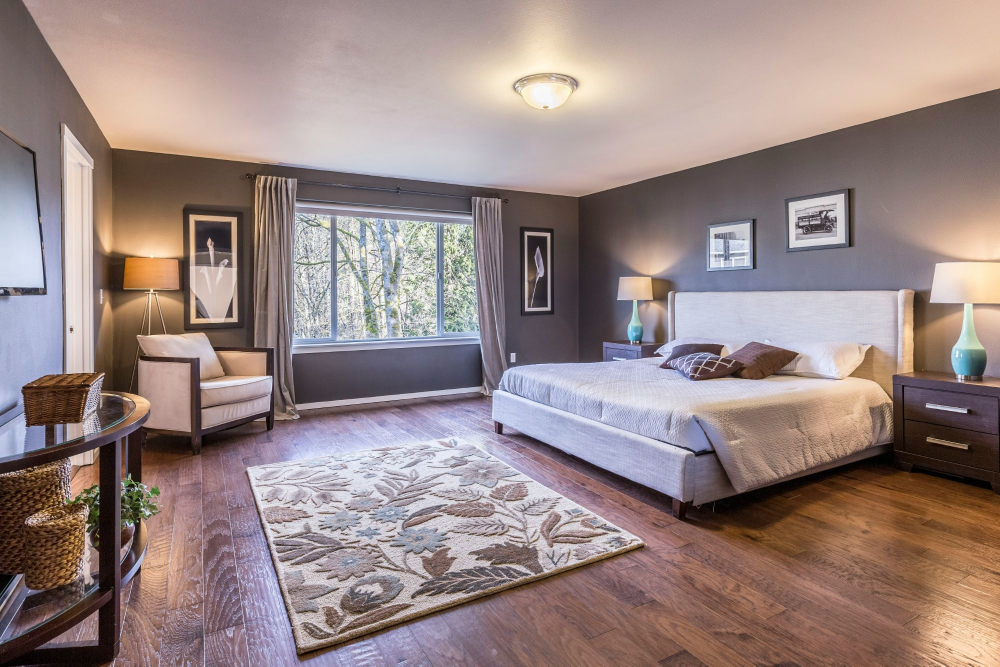
#> input picture bedroom/photos/photo1.jpg, 2000 x 1333 px, found by its file name (shown at 1/2 size)
$ python textures.py
#> lines starting #> are read from the running program, lines starting #| are printed output that depends on the picture
# Rectifies flat regions of photos/photo1.jpg into straight-on textures in textures/.
# Run from the project root: python3 tools/textures.py
import math
import numpy as np
from PIL import Image, ImageFilter

# Calibrated photo camera (see room-analysis.md).
F, CX = 1198, 1000
CAM = np.array([0.61, 1.19, 6.31])
YAW = math.atan((378 - CX) / F)
FWD = np.array([-math.sin(YAW), 0, -math.cos(YAW)])
RIGHT = np.array([-FWD[2], 0, FWD[0]])


def project(p):
    v = np.array(p) - CAM
    z = v @ FWD
    u = CX + F * (v @ RIGHT) / z
    return u, 580 + 0.013 * (u - 378) - F * v[1] / z


def rectify(src, size, quad):
    # Solve the homography taking output corners TL, TR, BR, BL to the photo quad.
    w, h = size
    A, b = [], []
    for (x, y), (u, v) in zip([(0, 0), (w, 0), (w, h), (0, h)], quad):
        A += [[x, y, 1, 0, 0, 0, -u * x, -u * y], [0, 0, 0, x, y, 1, -v * x, -v * y]]
        b += [u, v]
    return src.transform(size, Image.PERSPECTIVE, np.linalg.solve(A, b), Image.BICUBIC)


# name: (output size, photo corners TL, TR, BR, BL in PIL pixel coordinates).
# Rug and frames use corners measured on the photo: the camera model is a few px off there
# (up to ~20 px at the rug's near edge), enough to cut the rug border or show wall around a frame.
JOBS = {
    # Top = far edge (z0), left = x0.
    'rug': ((512, 778), [(493, 936.5), (909, 874), (1283, 1083.5), (598, 1300.5)]),
    # Glass only, inset from the curtains and the white frame: x 1.59-3.49, y 0.77-1.96 on z=0.
    'window': ((768, 480), [project(p) for p in [(1.59, 1.96, 0), (3.49, 1.96, 0), (3.49, 0.77, 0), (1.59, 0.77, 0)]]),
    # Outer edge of each frame's front face.
    'art_left': ((264, 573), [(366.5, 418.5), (485.5, 424.5), (488, 654.8), (368, 659.8)]),
    'art_right': ((243, 552), [(1041, 452.8), (1106.5, 457.9), (1107.5, 628.5), (1042, 631.4)]),
    'art_bed1': ((269, 220), [(1413, 452), (1504.5, 439), (1505, 536.9), (1413, 542)]),
    'art_bed2': ((272, 220), [(1571.5, 398.7), (1696, 378.3), (1696, 492), (1572, 502.6)]),
    'wicker': ((256, 256), [(72, 781), (132, 781), (132, 841), (72, 841)]),
    'seagrass': ((256, 256), [(82, 1062), (152, 1062), (152, 1132), (82, 1132)]),
}

# Mean colour (sRGB) of the weave textures, solved so the render matches the photo under the
# room's lighting: the crops' own means are already shaded, and ACES's toe crushes them to near-black.
WEAVE = {'wicker': (95, 63, 36), 'seagrass': (103, 67, 40)}

src = Image.open('photos/photo1.jpg').convert('RGB')
#> src is the input picture: PIL image 2000x1333 RGB; mean R, G, B 152.7, 134.7, 132
for name, (size, quad) in JOBS.items():
    img = rectify(src, size, quad)
    if name in WEAVE:
        # Divide out the photo's shading gradient so the weave repeats without visible seams.
        a = np.asarray(img, float)
        blur = np.asarray(img.filter(ImageFilter.GaussianBlur(40)), float)
        img = Image.fromarray(np.clip(a / blur * WEAVE[name], 0, 255).astype(np.uint8))
    img.save(f'textures/{name}.jpg', quality=90)
#> this loop made 8 passes
#> pass 1, `img = rectify(src, size, quad)`:
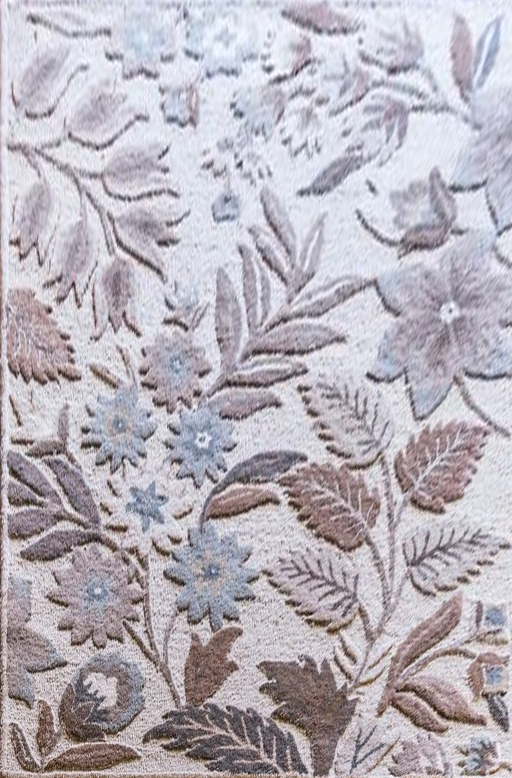
#> img: PIL image 512x778 RGB; mean R, G, B 183.3, 177.7, 186.2
#> pass 2, `img = rectify(src, size, quad)`:
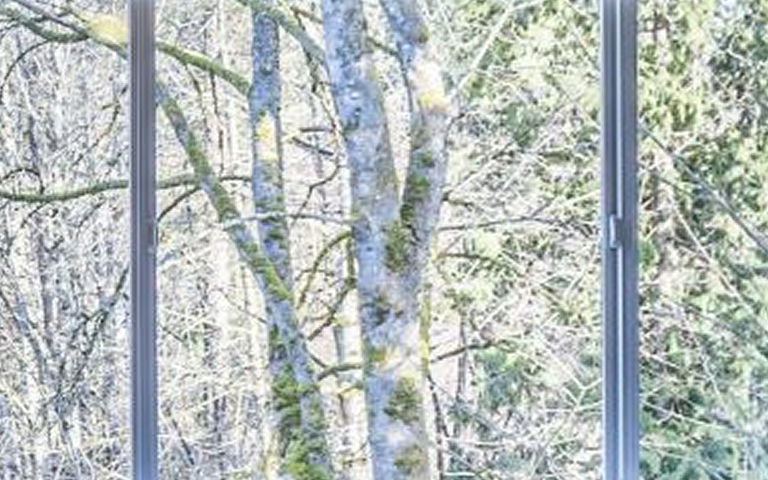
#> img: PIL image 768x480 RGB; mean R, G, B 180.3, 187.6, 185.4
#> pass 3, `img = rectify(src, size, quad)`:
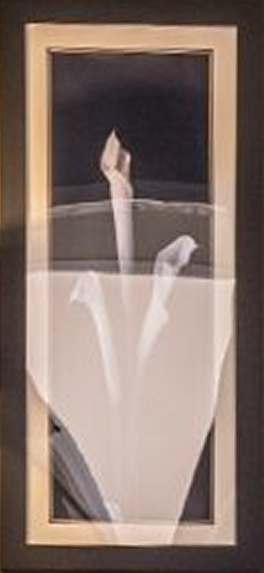
#> img: PIL image 264x573 RGB; mean R, G, B 135.6, 117.3, 108.7
#> after the loop:
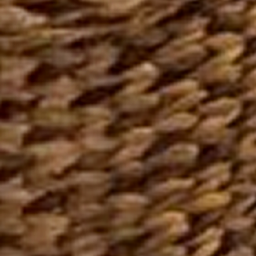
#> img: PIL image 256x256 RGB; mean R, G, B 101.8, 65.9, 39.2
